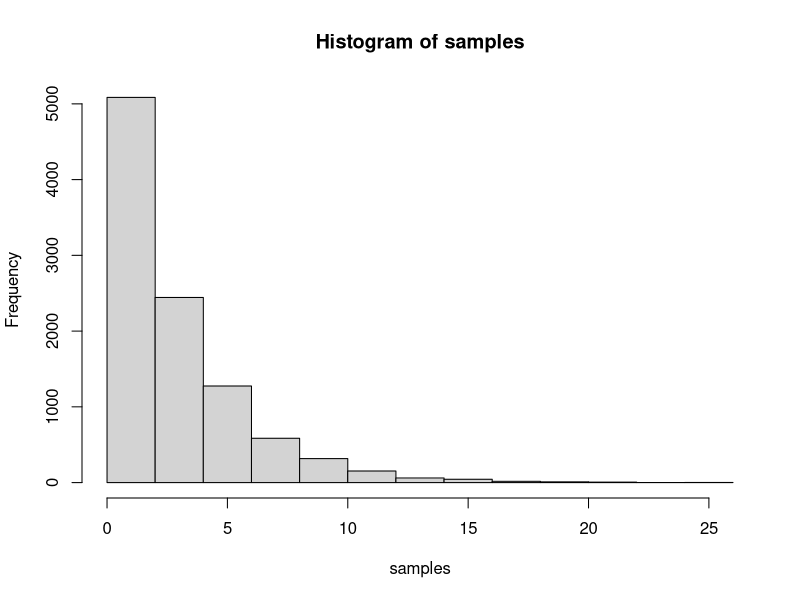

Source code (R):
set.seed(191178)

discrete_inv_transform <- function(rate = p) {
    curr <- 0
    accept <- 0
    count <- 0

    draw <- runif(1, min = 0, max = 1)

    while(accept == 0) {
        curr <- curr + p*((1-p)^count)
        count <- count + 1

        if (draw < curr) {
            return (count)
        }
    }

}

N <- 1e4
samples <- numeric(length = N)
p <- 0.3

for (i in 1:N) {
    samples[i] <- discrete_inv_transform(p)
}

mean(samples)
hist(samples)
